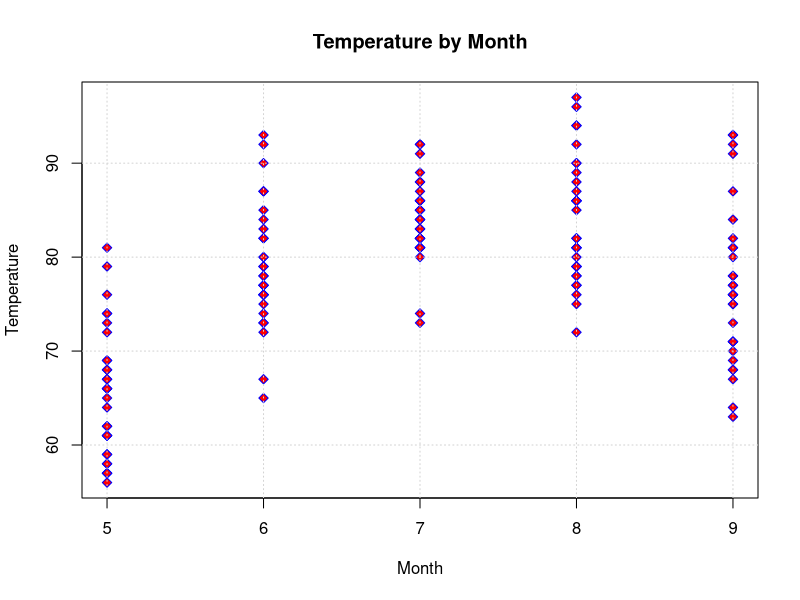
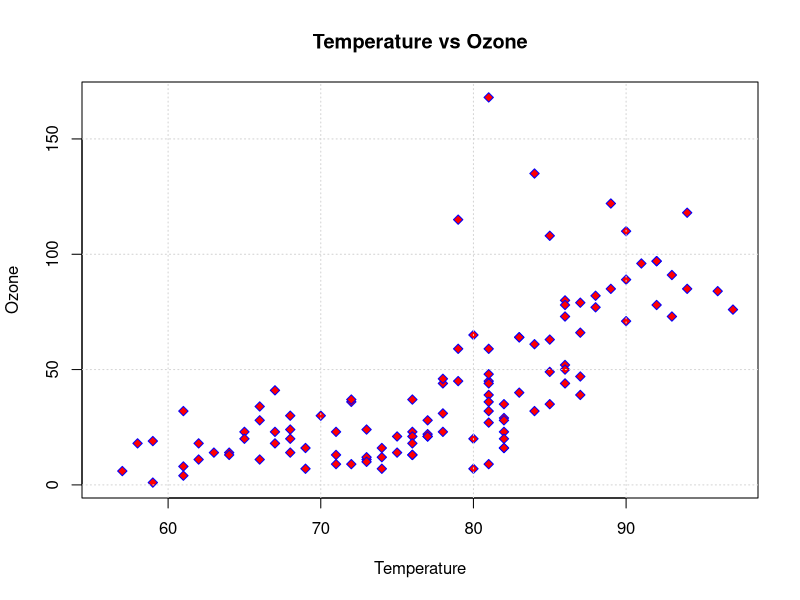
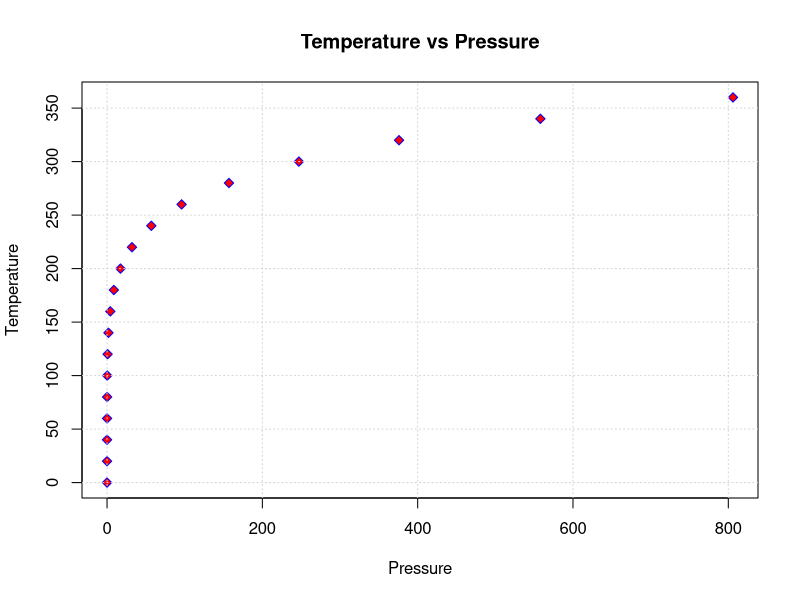
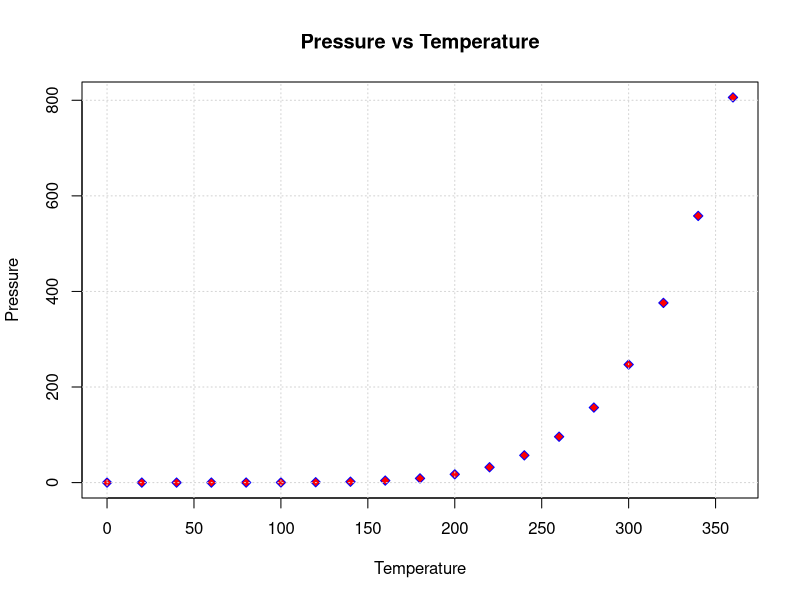

The R script that drew these images, in order:
## ---- chunk 1
knitr::opts_chunk$set(echo = TRUE)
## ---- chunk 2
#Plot airquality data
#X -> dataTable$column
#Y -> dataTable$column
#main -> Title of graph
#xlab -> X Label
#ylab -> Y Label
#pch -> symbol type
#col -> color of symbol outline
#bf -> color of infill of symbol
#grid -> adds grid lines
plot(x=airquality$Month, 
     y=airquality$Temp, 
     main="Temperature by Month", 
     xlab="Month", 
     ylab="Temperature",
     pch=23, 
     col="blue", 
     bg="red")
grid (NULL,NULL)
## ---- chunk 3
#Plot airquality data
#X -> dataTable$column
#Y -> dataTable$column
#main -> Title of graph
#xlab -> X Label
#ylab -> Y Label
#pch -> symbol type
#col -> color of symbol outline
#bf -> color of infill of symbol
#grid -> adds grid lines
plot(x=airquality$Temp, 
     y=airquality$Ozone, 
     main="Temperature vs Ozone", 
     xlab="Temperature", 
     ylab="Ozone",
     pch=23, 
     col="blue", 
     bg="red")
grid (NULL,NULL)
## ---- chunk 4
plot(x=pressure$pressure, 
     y=pressure$temperature, 
     main="Temperature vs Pressure", 
     xlab="Pressure", 
     ylab="Temperature",
     pch=23, 
     col="blue", 
     bg="red")
grid (NULL,NULL)
## ---- chunk 5
plot(x=pressure$temperature, 
     y=pressure$pressure, 
     main="Pressure vs Temperature", 
     xlab="Temperature", 
     ylab="Pressure",
     pch=23, 
     col="blue", 
     bg="red")
grid (NULL,NULL)
## ---- chunk 6
sessionInfo()

